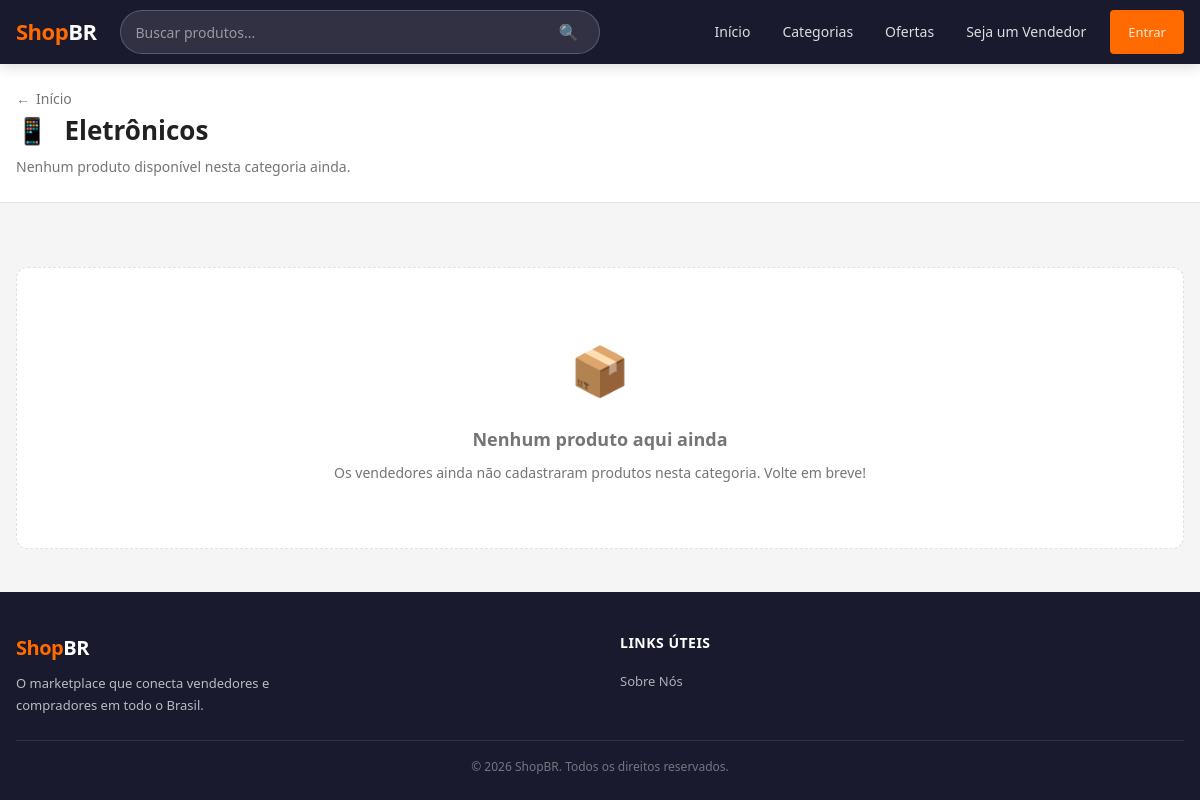
The page /categoria.php?slug=eletronicos on the database as committed earlier.
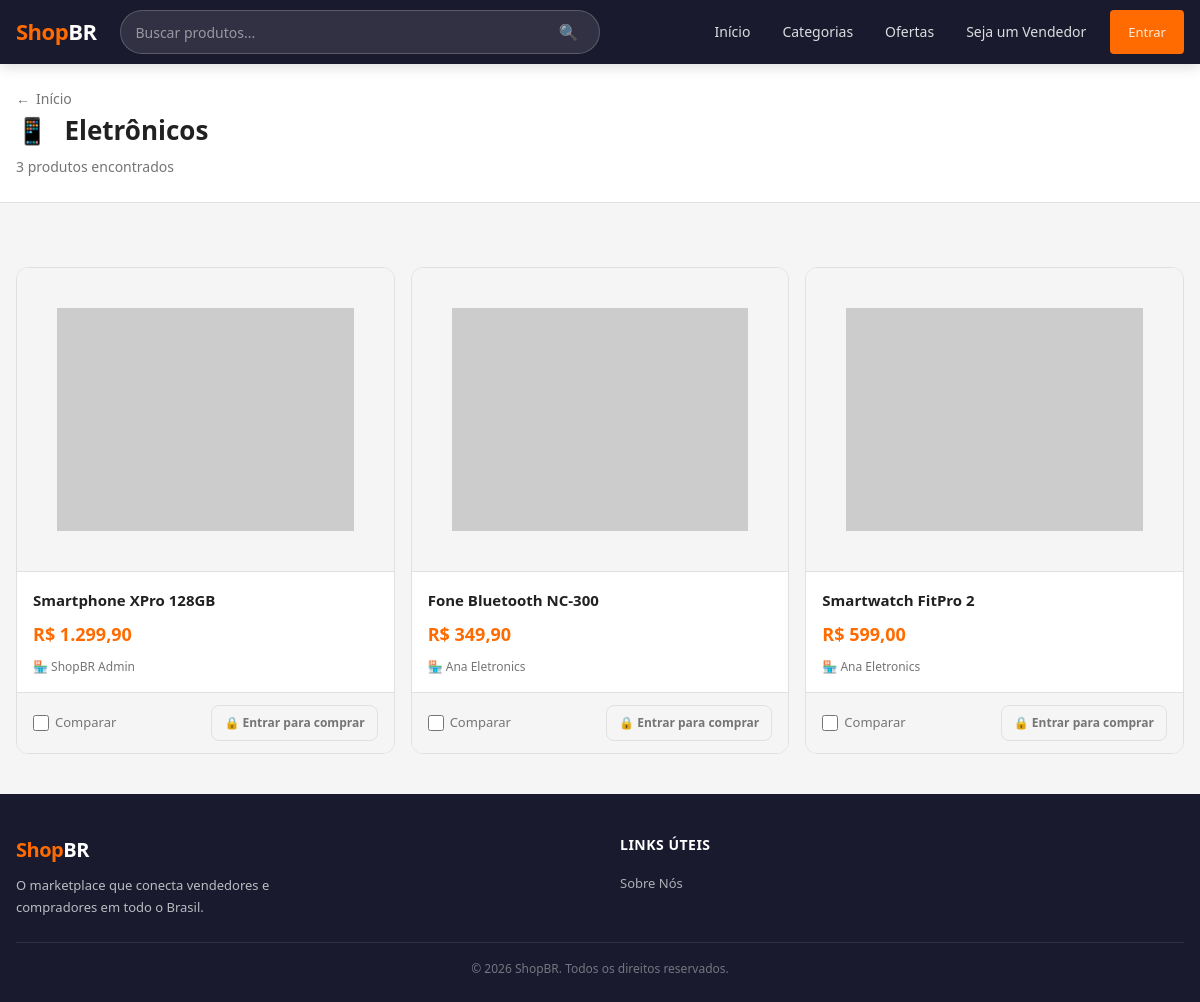
The same page on the database as committed later.
### tables this page shows
CREATE TABLE IF NOT EXISTS produtos (
    id            INT UNSIGNED       NOT NULL AUTO_INCREMENT,
    vendedor_id   INT UNSIGNED       NOT NULL,
    categoria_id  INT UNSIGNED       NOT NULL,
    nome          VARCHAR(150)       NOT NULL,
    descricao     TEXT,
    preco         DECIMAL(10, 2)     NOT NULL,
    estoque       INT UNSIGNED       NOT NULL DEFAULT 0,
    imagem_url    VARCHAR(512),
    ativo         TINYINT(1)         NOT NULL DEFAULT 1,
    criado_em     DATETIME           NOT NULL DEFAULT CURRENT_TIMESTAMP,
    atualizado_em DATETIME           NOT NULL DEFAULT CURRENT_TIMESTAMP ON UPDATE CURRENT_TIMESTAMP,

    PRIMARY KEY (id),
    KEY idx_produtos_vendedor  (vendedor_id),
    KEY idx_produtos_categoria (categoria_id),
    KEY idx_produtos_ativo     (ativo),

    CONSTRAINT fk_produtos_vendedor
        FOREIGN KEY (vendedor_id)  REFERENCES vendedores(id)
        ON DELETE CASCADE ON UPDATE CASCADE,

    CONSTRAINT fk_produtos_categoria
        FOREIGN KEY (categoria_id) REFERENCES categorias(id)
        ON DELETE RESTRICT ON UPDATE CASCADE
);

CREATE TABLE IF NOT EXISTS vendedores (
    id            INT UNSIGNED    NOT NULL AUTO_INCREMENT,
    usuario_id    INT UNSIGNED    NOT NULL,
    nome_loja     VARCHAR(100)    NOT NULL,
    cpf_cnpj      VARCHAR(18)     NOT NULL,
    telefone      VARCHAR(15)     NOT NULL,
    ativo         TINYINT(1)      NOT NULL DEFAULT 1,
    criado_em     DATETIME        NOT NULL DEFAULT CURRENT_TIMESTAMP,
    atualizado_em DATETIME        NOT NULL DEFAULT CURRENT_TIMESTAMP ON UPDATE CURRENT_TIMESTAMP,

    PRIMARY KEY (id),
    UNIQUE KEY uq_vendedores_usuario   (usuario_id),
    UNIQUE KEY uq_vendedores_cpf_cnpj  (cpf_cnpj),

    CONSTRAINT fk_vendedores_usuario
        FOREIGN KEY (usuario_id) REFERENCES usuarios(id)
        ON DELETE CASCADE ON UPDATE CASCADE
);

### session.php (called while the page is built, shortened)
<?php
function estaLogado(): bool
{
    return !empty($_SESSION['usuario_id']);
}

### categoria.php (the view, shortened to what the changed rows need)
<?php
require_once __DIR__ . '/config/session.php';
$slug = isset($_GET['slug']) ? trim($_GET['slug']) : '';
$currentCategory = null;
try {
    $db = getDB();
    if ($slug !== '') {
        $stmtCat = $db->prepare('SELECT id, slug, nome, icone FROM categorias WHERE slug = ? LIMIT 1');
        $stmtCat->execute([$slug]);
        $currentCategory = $stmtCat->fetch() ?: null;
    }
} catch (PDOException $e) {
}
$products    = [];
$totalCount  = 0;
try {
    $db = getDB();
    if ($currentCategory['id'] > 0) {
        $stmtCount = $db->prepare(
            'SELECT COUNT(*) as total FROM produtos WHERE categoria_id = ? AND ativo = 1'
        );
        $stmtCount->execute([$currentCategory['id']]);
        $totalCount = (int) $stmtCount->fetch()['total'];
        $stmtProd = $db->prepare(
            'SELECT p.id, p.nome, p.preco, p.imagem_url, v.nome_loja,
                    COALESCE(
                        (SELECT o.preco_oferta FROM ofertas o
                         WHERE o.produto_id = p.id AND o.ativa = 1 AND o.data_fim > NOW()
                         ORDER BY o.criado_em DESC LIMIT 1),
                        NULL
                    ) AS preco_oferta,
                    (SELECT o.data_fim FROM ofertas o
                     WHERE o.produto_id = p.id AND o.ativa = 1 AND o.data_fim > NOW()
                     ORDER BY o.criado_em DESC LIMIT 1) AS oferta_data_fim
             FROM produtos p
             INNER JOIN vendedores v ON v.id = p.vendedor_id
             WHERE p.categoria_id = ? AND p.ativo = 1
             ORDER BY p.criado_em DESC'
        );
        $stmtProd->execute([$currentCategory['id']]);
        $products = $stmtProd->fetchAll();
    }
} catch (PDOException $e) {
}
function formatarPreco(float $preco): string {
    return 'R$ ' . number_format($preco, 2, ',', '.');
}
$estaLogadoLocal    = estaLogado();
$ehVendedorLocal    = eVendedor();
?>
<!DOCTYPE html>
<html lang="pt-BR">
<head>
    <link rel="stylesheet" href="css/style.css">
</head>
<body>
<main>
    <div class="category-page-header">
        <div class="container">
            <nav aria-label="Caminho de navegação">
                <a href="index.php" class="back-link">
                </a>
            </nav>
            <h1>
                <span aria-hidden="true"><?= $currentCategory['icone'] ?></span>
                <?= htmlspecialchars($currentCategory['nome'], ENT_QUOTES, 'UTF-8') ?>
            </h1>
            <p>
                <?php if ($totalCount > 0): ?>
                    <?= $totalCount ?> <?= $totalCount === 1 ? 'produto encontrado' : 'produtos encontrados' ?>
                <?php else: ?>
                    Nenhum produto disponível nesta categoria ainda.
                <?php endif; ?>
            </p>
        </div>
    </div>
    <section class="section" aria-labelledby="products-heading">
        <div class="container">
            <?php if (empty($products)): ?>
                <div class="empty-message" role="status">
                    <div class="empty-icon">📦</div>
                    <h3>Nenhum produto aqui ainda</h3>
                    <p>Os vendedores ainda não cadastraram produtos nesta categoria. Volte em breve!</p>
                </div>
            <?php else: ?>
                <div class="product-grid" role="list">
                    <?php foreach ($products as $product):
                        $productId    = (int) $product['id'];
                        $productName  = htmlspecialchars($product['nome'],       ENT_QUOTES, 'UTF-8');
                        $productPrice = formatarPreco((float) $product['preco']);
                        $productStore = htmlspecialchars($product['nome_loja'],  ENT_QUOTES, 'UTF-8');
                        $productImage = $product['imagem_url']
                            ? htmlspecialchars($product['imagem_url'], ENT_QUOTES, 'UTF-8')
                            : null;
                        $categoryName  = htmlspecialchars($currentCategory['nome'], ENT_QUOTES, 'UTF-8');
                        $temOferta     = $product['preco_oferta'] !== null;
                        $precoFinal    = $temOferta ? formatarPreco((float)$product['preco_oferta']) : $productPrice;
                        $comparePrice  = $temOferta ? $precoFinal : $productPrice;
                    ?>
                        <article class="product-card" role="listitem" aria-label="<?= $productName ?>">
                            <div class="product-image" aria-hidden="true">
                                <?php if ($productImage): ?>
                                    <img src="<?= $productImage ?>" alt="<?= $productName ?>" loading="lazy">
                                <?php else: ?>
                                    📦
                                <?php endif; ?>
                            </div>
                            <div class="product-info">
                                <h3 class="product-name"><?= $productName ?></h3>
                                <div class="product-price-group">
                                    <?php if ($temOferta): ?>
                                        <span class="product-price-original"><?= $productPrice ?></span>
                                        <span class="product-price product-price-offer"><?= $precoFinal ?></span>
                                    <?php else: ?>
                                        <span class="product-price"><?= $productPrice ?></span>
                                    <?php endif; ?>
                                </div>
                                <p class="product-store">🏪 <?= $productStore ?></p>
                            </div>
                            <div class="product-card-footer">
                                <div class="product-compare">
                                    <label>
                                        <input
                                            type="checkbox"
                                            class="compare-checkbox"
                                            data-id="<?= $productId ?>"
                                            data-name="<?= $productName ?>"
                                            data-price="<?= $comparePrice ?>"
                                            data-price-original="<?= $temOferta ? $productPrice : '' ?>"
                                            data-category="<?= $categoryName ?>"
                                            data-rating="0"
                                            data-image="<?= htmlspecialchars($product['imagem_url'] ?? '', ENT_QUOTES, 'UTF-8') ?>"
                                            aria-label="Adicionar <?= $productName ?> à comparação"
                                        >
                                        Comparar
                                    </label>
                                </div>
                                <?php if ($estaLogadoLocal && !$ehVendedorLocal): ?>
                                    <button
                                        class="btn-add-cart"
                                        data-id="<?= $productId ?>"
                                        data-nome="<?= $productName ?>"
                                        aria-label="Adicionar <?= $productName ?> ao carrinho"
                                    >🛒 Adicionar</button>
                                <?php elseif (!$estaLogadoLocal): ?>
                                    <a href="login.php" class="btn-add-cart btn-add-cart-login">
                                        🔒 Entrar para comprar
                                    </a>
                                <?php endif; ?>
                            </div>
                        </article>
                    <?php endforeach; ?>
                </div>
            <?php endif; ?>
        </div>
    </section>
</main>
</body>
</html>

Rows that differ between the two databases and show on the page:
added produtos: nome "Smartphone XPro 128GB", preco "R$ 1.299,90", vendedor.nome_loja "ShopBR Admin"
added produtos: nome "Fone Bluetooth NC-300", preco "R$ 349,90", vendedor.nome_loja "Ana Eletronics"
added produtos: nome "Smartwatch FitPro 2", preco "R$ 599,00", vendedor.nome_loja "Ana Eletronics"
Other text that changed with them:
$totalCount: (not shown) → "3"
text no longer shown: "Nenhum produto disponível nesta categoria ainda. 📦 Nenhum produto aqui ainda Os vendedores ainda não cadastraram produtos nesta categoria. Volte em breve!"
text now shown: "produtos encontrados"
